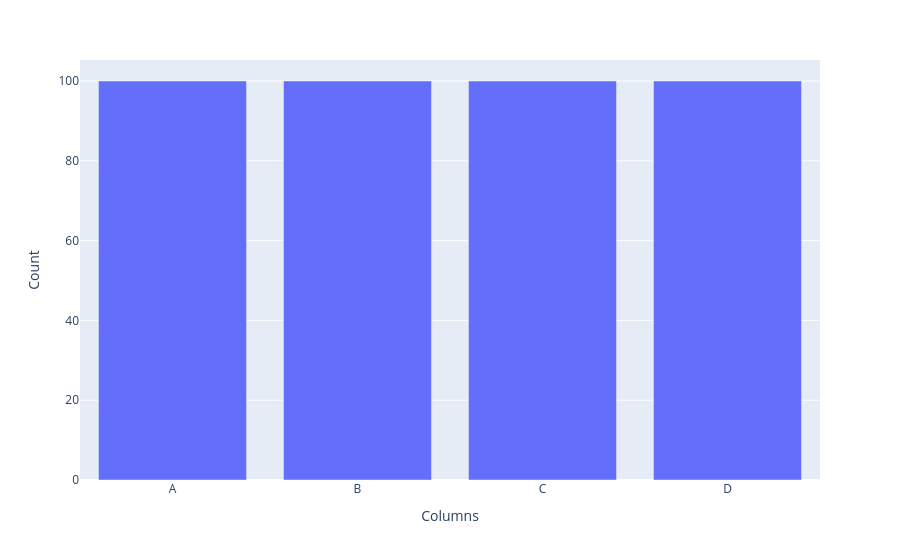

The code cell stored with this chart in its notebook:
### Code cell
counts = df.count()
fig = px.bar(x=counts.index, y=counts.values, labels={'x': 'Columns', 'y': 'Count'})
fig.show()

### Figure 1 — Plotly figure (JSON) as saved in the notebook; plotly's stock layout.template omitted (floating-point values rounded to 4 significant figures)
{"data": [{"hovertemplate": "Columns=%{x}<br>Count=%{y}<extra></extra>", "legendgroup": "", "marker": {"color": "#636efa", "pattern": {"shape": ""}}, "name": "", "orientation": "v", "showlegend": false, "textposition": "auto", "type": "bar", "x": ["A", "B", "C", "D"], "xaxis": "x", "y": [100, 100, 100, 100], "yaxis": "y"}], "layout": {"barmode": "relative", "legend": {"tracegroupgap": 0}, "margin": {"t": 60}, "xaxis": {"anchor": "y", "domain": [0, 1], "title": {"text": "Columns"}}, "yaxis": {"anchor": "x", "domain": [0, 1], "title": {"text": "Count"}}}}
